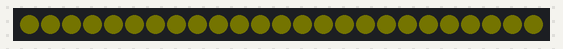
Recording of a sketch running on a simulated Arduino Uno, built with avr-gcc and run on an emulated ATmega328P. Parts: 25 RGB LEDs in strip order, left to right. Dim RGB values are drawn brighter than linear.

Above: at 0.5 s.
At 20.4 s:
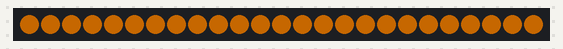

The sketch:

Bande_led.ino
```cpp
#include <Adafruit_NeoPixel.h>

int X=25; //nombre de led sur la bande
int j=0;  //pour régler l'intensité des leds

Adafruit_NeoPixel strip = Adafruit_NeoPixel(X, 6, NEO_GRB + NEO_KHZ800);

void setup() {
  // put your setup code here, to run once:
  Serial.begin(9600);
  strip.begin();
  strip.show();

  for(j=0; j<=100; j++){strip.setBrightness(j);
    for(uint16_t i=0; i<X; i++){strip.setPixelColor(i,245, 128, 0);}
    delay(200);
    strip.show();
}
}

void loop() {
  // put your main code here, to run repeatedly:

}
```
